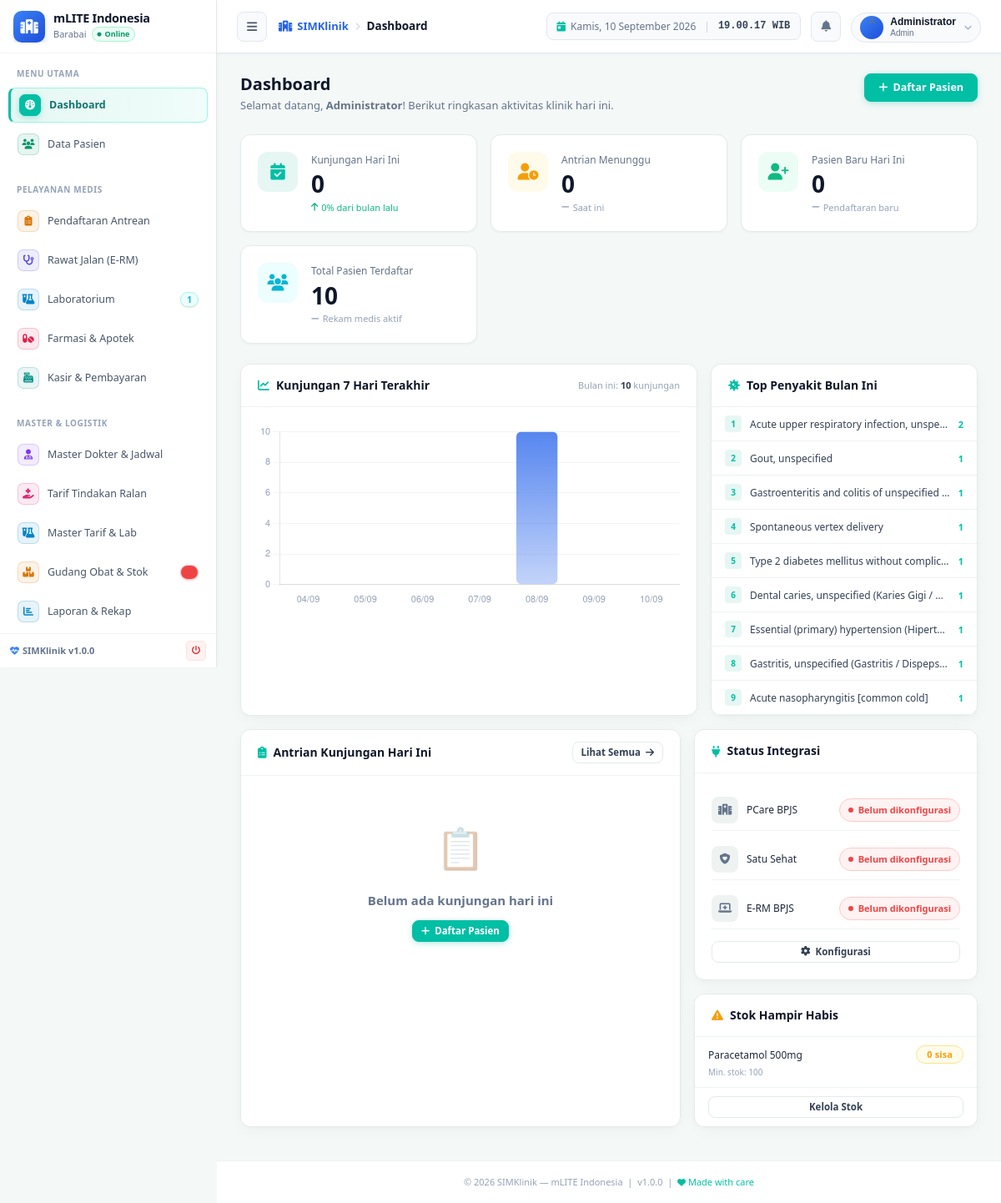
The page /modules/dashboard/index.php (signed in) on the database its author committed.
### tables this page shows
CREATE TABLE IF NOT EXISTS `penyakit` (
  `kd_penyakit` varchar(10) NOT NULL,
  `nm_penyakit` varchar(250) DEFAULT NULL,
  `ciri_ciri` text,
  `keterangan` varchar(60) DEFAULT NULL,
  `kd_ktg` varchar(8) DEFAULT NULL,
  `status` enum('Menular','Tidak Menular') NOT NULL,
  PRIMARY KEY (`kd_penyakit`),
  KEY `kd_ktg` (`kd_ktg`),
  KEY `nm_penyakit` (`nm_penyakit`),
  KEY `status` (`status`)
);

### config.php (called while the page is built, shortened)
<?php
function is_logged_in(): bool {
    return isset($_SESSION['user_id']) && !empty($_SESSION['user_id']);
}
function current_user(): ?array {
    return [
        'id'       => $_SESSION['user_id'],
        'username' => $_SESSION['username'] ?? '',
        'fullname' => $_SESSION['fullname'] ?? '',
        'role'     => $_SESSION['user_role'] ?? 'user',
        'avatar'   => $_SESSION['avatar'] ?? '',
    ];
}

### includes/functions.php (called while the page is built, shortened)
<?php
function stat_kunjungan_hari_ini(): int {
    global $conn;
    $today  = date('Y-m-d');
    $result = $conn->query("SELECT COUNT(*) as total FROM reg_periksa WHERE tgl_registrasi = '$today'");
    return $result ? (int)$result->fetch_assoc()['total'] : 0;
}
function stat_pasien_baru_hari_ini(): int {
    global $conn;
    $today  = date('Y-m-d');
    $result = $conn->query("SELECT COUNT(*) as total FROM pasien WHERE tgl_daftar = '$today'");
    return $result ? (int)$result->fetch_assoc()['total'] : 0;
}
function stat_total_pasien(): int {
    global $conn;
    $result = $conn->query("SELECT COUNT(*) as total FROM pasien");
    return $result ? (int)$result->fetch_assoc()['total'] : 0;
}
function stat_antrian_menunggu(): int {
    global $conn;
    $today  = date('Y-m-d');
    $result = $conn->query("SELECT COUNT(*) as total FROM reg_periksa WHERE tgl_registrasi = '$today' AND stts = 'Belum'");
    return $result ? (int)$result->fetch_assoc()['total'] : 0;
}
function stat_kunjungan_mingguan(): array {
    global $conn;
    $data = [];
    for ($i = 6; $i >= 0; $i--) {
        $date   = date('Y-m-d', strtotime("-$i days"));
        $label  = date('d/m', strtotime($date));
        $result = $conn->query("SELECT COUNT(*) as total FROM reg_periksa WHERE tgl_registrasi = '$date'");
        $total  = $result ? (int)$result->fetch_assoc()['total'] : 0;
        $data[] = ['label' => $label, 'total' => $total];
    }
    return $data;
}
function stat_10_besar_penyakit(): array {
    global $conn;
    $month  = date('Y-m');
    $result = $conn->query("
        SELECT p.kd_penyakit, p.nm_penyakit, COUNT(*) as total
        FROM diagnosa_pasien dp
        JOIN reg_periksa r ON dp.no_rawat = r.no_rawat
        JOIN penyakit p ON dp.kd_penyakit = p.kd_penyakit
        WHERE DATE_FORMAT(r.tgl_registrasi, '%Y-%m') = '$month'
          AND dp.kd_penyakit IS NOT NULL
          AND dp.kd_penyakit != ''
          AND dp.kd_penyakit != '-'
          AND TRIM(dp.kd_penyakit) != ''
          AND p.kd_penyakit IS NOT NULL
          AND p.kd_penyakit != ''
          AND p.kd_penyakit != '-'
          AND TRIM(p.kd_penyakit) != ''
          AND p.nm_penyakit IS NOT NULL
          AND TRIM(p.nm_penyakit) != ''
          AND TRIM(p.nm_penyakit) != '-'
        GROUP BY dp.kd_penyakit
        ORDER BY total DESC
        LIMIT 10
    ");
    $rows = [];
    if ($result) {
        while ($row = $result->fetch_assoc()) {
            $rows[] = $row;
        }
    }
    return $rows;
}
function get_stok_hampir_habis(int $limit = 5): array {
    global $conn;
    $result = $conn->query("
        SELECT db.nama_brng, db.stokminimal,
               COALESCE(SUM(gb.stok), 0) as stok_total
        FROM databarang db
        LEFT JOIN gudangbarang gb ON db.kode_brng = gb.kode_brng
        WHERE db.status = '1'
        GROUP BY db.kode_brng
        HAVING stok_total <= db.stokminimal
        ORDER BY stok_total ASC
        LIMIT $limit
    ");
    $rows = [];
    if ($result) {
        while ($row = $result->fetch_assoc()) {
            $rows[] = $row;
        }
    }
    return $rows;
}

### modules/dashboard/index.php (the view, shortened to what this page needs)
<?php
require_once dirname(__DIR__, 2) . '/config.php';
require_once dirname(__DIR__, 2) . '/includes/functions.php';
$stat_kunjungan   = stat_kunjungan_hari_ini();
$stat_pasien_baru = stat_pasien_baru_hari_ini();
$stat_total       = stat_total_pasien();
$stat_antrian     = stat_antrian_menunggu();
$kunjungan_list   = get_kunjungan_hari_ini(8);
$stok_hampir      = get_stok_hampir_habis(5);
$top_penyakit     = stat_10_besar_penyakit();
$weekly_data      = stat_kunjungan_mingguan();
$bulan_ini  = date('Y-m');
$bulan_lalu = date('Y-m', strtotime('-1 month'));
$r1 = $conn->query("SELECT COUNT(*) as t FROM reg_periksa WHERE DATE_FORMAT(tgl_registrasi,'%Y-%m') = '$bulan_ini'");
$r2 = $conn->query("SELECT COUNT(*) as t FROM reg_periksa WHERE DATE_FORMAT(tgl_registrasi,'%Y-%m') = '$bulan_lalu'");
$bulan_ini_total  = $r1 ? (int)$r1->fetch_assoc()['t'] : 0;
$bulan_lalu_total = $r2 ? (int)$r2->fetch_assoc()['t'] : 0;
$pct_change = $bulan_lalu_total > 0 ? round((($bulan_ini_total - $bulan_lalu_total) / $bulan_lalu_total) * 100) : 0;
$pcare_url      = ($conn->query("SELECT value FROM mlite_settings WHERE module='pcare' AND field='usernameICare' LIMIT 1")->fetch_assoc()['value'] ?? '');
$satu_sehat_org = ($conn->query("SELECT value FROM mlite_settings WHERE module='satu_sehat' AND field='organizationid' LIMIT 1")->fetch_assoc()['value'] ?? '');
$bpjs_emr_id    = ($conn->query("SELECT value FROM mlite_settings WHERE module='bpjs_emr' AND field='consid' LIMIT 1")->fetch_assoc()['value'] ?? '');
include dirname(__DIR__, 2) . '/includes/header.php';
?>
<div class="page-header">
  <div>
    <h1 class="page-title">Dashboard</h1>
    <p class="page-subtitle">
      Selamat datang, <strong><?= htmlspecialchars(explode(' ', $user['fullname'])[0]) ?></strong>!
      Berikut ringkasan aktivitas klinik hari ini.
    </p>
  </div>
  <div class="page-actions">
    <a href="<?= BASE_URL ?>modules/pendaftaran/tambah.php" class="btn btn-primary">
      <i class="fas fa-plus"></i> Daftar Pasien
    </a>
  </div>
</div>
<div class="stats-grid">
  <div class="stat-card">
    <div class="stat-icon blue"><i class="fas fa-calendar-check"></i></div>
    <div class="stat-content">
      <div class="stat-label">Kunjungan Hari Ini</div>
      <div class="stat-value"><?= number_format($stat_kunjungan) ?></div>
      <div class="stat-change <?= $pct_change >= 0 ? 'up' : 'down' ?>">
        <i class="fas fa-arrow-<?= $pct_change >= 0 ? 'up' : 'down' ?>"></i>
        <?= abs($pct_change) ?>% dari bulan lalu
      </div>
    </div>
  </div>
  <div class="stat-card">
    <div class="stat-icon orange"><i class="fas fa-user-clock"></i></div>
    <div class="stat-content">
      <div class="stat-label">Antrian Menunggu</div>
      <div class="stat-value"><?= number_format($stat_antrian) ?></div>
      <div class="stat-change flat">
        <i class="fas fa-minus"></i> Saat ini
      </div>
    </div>
  </div>
  <div class="stat-card">
    <div class="stat-icon green"><i class="fas fa-user-plus"></i></div>
    <div class="stat-content">
      <div class="stat-label">Pasien Baru Hari Ini</div>
      <div class="stat-value"><?= number_format($stat_pasien_baru) ?></div>
      <div class="stat-change flat">
        <i class="fas fa-minus"></i> Pendaftaran baru
      </div>
    </div>
  </div>
  <div class="stat-card">
    <div class="stat-icon teal"><i class="fas fa-users"></i></div>
    <div class="stat-content">
      <div class="stat-label">Total Pasien Terdaftar</div>
      <div class="stat-value"><?= number_format($stat_total) ?></div>
      <div class="stat-change flat">
        <i class="fas fa-minus"></i> Rekam medis aktif
      </div>
    </div>
  </div>
</div>
<div style="display:grid;grid-template-columns:1fr 320px;gap:16px;margin-bottom:16px;">
  <div class="card">
    <div class="card-header">
      <div class="card-title">
        <i class="fas fa-chart-line"></i> Kunjungan 7 Hari Terakhir
      </div>
      <span style="font-size:11px;color:var(--gray-400);">
        Bulan ini: <strong style="color:var(--gray-700);"><?= $bulan_ini_total ?></strong> kunjungan
      </span>
    </div>
    <div class="card-body" style="padding-bottom:16px;">
      <div class="chart-wrapper" style="height:220px;">
        <canvas id="chartKunjungan"></canvas>
      </div>
    </div>
  </div>
  <div class="card">
    <div class="card-header">
      <div class="card-title">
        <i class="fas fa-virus"></i> Top Penyakit Bulan Ini
      </div>
    </div>
    <div class="card-body" style="padding:0;">
      <?php if (empty($top_penyakit)): ?>
        <div class="empty-state" style="padding:24px;">
          <div class="empty-state-icon" style="font-size:28px;">📊</div>
          <div class="empty-state-title">Belum ada data</div>
        </div>
      <?php else: ?>
        <?php foreach ($top_penyakit as $i => $p): ?>
          <div style="display:flex;align-items:center;gap:10px;padding:10px 16px;border-bottom:1px solid var(--gray-100);">
            <span style="width:20px;height:20px;background:var(--primary-50);color:var(--primary-600);border-radius:4px;display:flex;align-items:center;justify-content:center;font-size:10px;font-weight:700;flex-shrink:0;"><?= $i + 1 ?></span>
            <div style="flex:1;min-width:0;">
              <div style="font-size:12px;font-weight:500;color:var(--gray-700);overflow:hidden;text-overflow:ellipsis;white-space:nowrap;"><?= htmlspecialchars($p['nm_penyakit']) ?></div>
            </div>
            <span style="font-size:11px;font-weight:700;color:var(--primary-600);flex-shrink:0;"><?= $p['total'] ?></span>
          </div>
        <?php endforeach; ?>
      <?php endif; ?>
    </div>
  </div>
</div>
<div style="display:grid;grid-template-columns:1fr 340px;gap:16px;margin-bottom:16px;">
  <div class="card">
    <div class="card-header">
      <div class="card-title">
        <i class="fas fa-clipboard-list"></i> Antrian Kunjungan Hari Ini
      </div>
      <a href="<?= BASE_URL ?>modules/pendaftaran/index.php" class="btn btn-sm btn-outline">
        Lihat Semua <i class="fas fa-arrow-right"></i>
      </a>
    </div>
    <div class="card-body" style="padding:0;">
      <?php if (empty($kunjungan_list)): ?>
        <div class="empty-state">
          <div class="empty-state-icon">📋</div>
          <div class="empty-state-title">Belum ada kunjungan hari ini</div>
          <div class="empty-state-desc">
            <a href="<?= BASE_URL ?>modules/pendaftaran/tambah.php" class="btn btn-primary btn-sm" style="margin-top:8px;">
              <i class="fas fa-plus"></i> Daftar Pasien
            </a>
          </div>
        </div>
      <?php endif; ?>
    </div>
  </div>
  <div style="display:flex;flex-direction:column;gap:16px;">
    <div class="card">
      <div class="card-header">
        <div class="card-title"><i class="fas fa-plug"></i> Status Integrasi</div>
      </div>
      <div class="card-body" style="display:flex;flex-direction:column;gap:10px;">
        <?php
        $integrations = [
          ['label' => 'PCare BPJS',    'icon' => 'fa-hospital',       'connected' => !empty($pcare_url)],
          ['label' => 'Satu Sehat',    'icon' => 'fa-shield-heart',   'connected' => !empty($satu_sehat_org)],
          ['label' => 'E-RM BPJS',     'icon' => 'fa-laptop-medical', 'connected' => !empty($bpjs_emr_id)],
        ];
        foreach ($integrations as $int):
        ?>
          <div style="display:flex;align-items:center;justify-content:space-between;padding:8px 0;border-bottom:1px solid var(--gray-100);">
            <div style="display:flex;align-items:center;gap:10px;">
              <div style="width:32px;height:32px;background:var(--gray-100);border-radius:8px;display:flex;align-items:center;justify-content:center;">
                <i class="fas <?= $int['icon'] ?>" style="color:var(--gray-500);font-size:13px;"></i>
              </div>
              <span style="font-size:12px;font-weight:500;"><?= $int['label'] ?></span>
            </div>
            <?php if ($int['connected']): ?>
              <span class="integration-badge connected"><span class="dot"></span>Terhubung</span>
            <?php else: ?>
              <span class="integration-badge disconnected"><span class="dot"></span>Belum dikonfigurasi</span>
            <?php endif; ?>
          </div>
        <?php endforeach; ?>
        <a href="<?= BASE_URL ?>modules/settings/index.php" class="btn btn-outline btn-sm" style="margin-top:4px;width:100%;justify-content:center;">
          <i class="fas fa-cog"></i> Konfigurasi
        </a>
      </div>
    </div>
    <div class="card">
      <div class="card-header">
        <div class="card-title"><i class="fas fa-exclamation-triangle" style="color:var(--warning);"></i> Stok Hampir Habis</div>
      </div>
      <div class="card-body" style="padding:0;">
        <?php if (empty($stok_hampir)): ?>
          <div class="empty-state" style="padding:20px;">
            <div class="empty-state-icon" style="font-size:24px;">✅</div>
            <div class="empty-state-title">Stok aman</div>
          </div>
        <?php else: ?>
          <?php foreach ($stok_hampir as $s): ?>
            <div style="padding:10px 16px;border-bottom:1px solid var(--gray-100);">
              <div style="display:flex;align-items:center;justify-content:space-between;gap:8px;">
                <div style="font-size:12px;font-weight:500;flex:1;overflow:hidden;text-overflow:ellipsis;white-space:nowrap;">
                  <?= htmlspecialchars($s['nama_brng']) ?>
                </div>
                <span class="badge badge-warning"><?= $s['stok_total'] ?> sisa</span>
              </div>
              <div style="font-size:10px;color:var(--gray-400);margin-top:2px;">
                Min. stok: <?= $s['stokminimal'] ?>
              </div>
            </div>
          <?php endforeach; ?>
          <div style="padding:10px 16px;">
            <a href="<?= BASE_URL ?>modules/farmasi/stok.php" class="btn btn-sm btn-outline" style="width:100%;justify-content:center;">
              Kelola Stok
            </a>
          </div>
        <?php endif; ?>
      </div>
    </div>
  </div>
</div>
<script>
document.addEventListener('DOMContentLoaded', () => {
  const ctx = document.getElementById('chartKunjungan')?.getContext('2d');
  if (!ctx) return;
  const labels  = <?= json_encode(array_column($weekly_data, 'label')) ?>;
  const data    = <?= json_encode(array_column($weekly_data, 'total')) ?>;
  const maxVal  = Math.max(...data, 1);
  new Chart(ctx, {
    type: 'bar',
    data: {
      labels,
      datasets: [{
        label: 'Kunjungan',
        data,
        backgroundColor: (ctx) => {
          const g = ctx.chart.ctx.createLinearGradient(0, 0, 0, 220);
          g.addColorStop(0, 'rgba(37,99,235,0.8)');
          g.addColorStop(1, 'rgba(37,99,235,0.2)');
          return g;
        },
        borderRadius: 6,
        borderSkipped: false,
      }]
    },
    options: {
      responsive: true,
      maintainAspectRatio: false,
      plugins: {
        legend: { display: false },
        tooltip: {
          callbacks: {
            label: ctx => ` ${ctx.parsed.y} kunjungan`
          }
        }
      },
      scales: {
        y: {
          beginAtZero: true,
          grid: { color: '#f1f5f9' },
          ticks: {
            color: '#94a3b8',
            font: { size: 11 },
            stepSize: Math.ceil(maxVal / 5) || 1
          }
        },
        x: {
          grid: { display: false },
          ticks: { color: '#94a3b8', font: { size: 11 } }
        }
      }
    }
  });
});
</script>
<?php include dirname(__DIR__, 2) . '/includes/footer.php'; ?>

### rows shown on the page
penyakit: nm_penyakit "Acute upper respiratory infection, unspe…", total "2"
penyakit: nm_penyakit "Gout, unspecified", total "1"
penyakit: nm_penyakit "Gastroenteritis and colitis of unspecified…", total "1"
penyakit: nm_penyakit "Spontaneous vertex delivery", total "1"
penyakit: nm_penyakit "Type 2 diabetes mellitus without complic…", total "1"
penyakit: nm_penyakit "Dental caries, unspecified (Karies Gigi /…", total "1"
penyakit: nm_penyakit "Essential (primary) hypertension (Hipert…", total "1"
penyakit: nm_penyakit "Gastritis, unspecified (Gastritis / Dispepsia)", total "1"
penyakit: nm_penyakit "Acute nasopharyngitis [common cold]", total "1"

### other values the page prints
INSTANSI_NAMA "mLITE Indonesia"
INSTANSI_KOTA "Barabai"
$sec['title'] "MENU UTAMA"
$item['label'] "Dashboard"
$item['label'] "Data Pasien"
$sec['title'] "PELAYANAN MEDIS"
$item['label'] "Pendaftaran Antrean"
$item['label'] "Rawat Jalan (E-RM)"
$item['label'] "Laboratorium"
$item['badge'] "1"
$item['label'] "Farmasi & Apotek"
$item['label'] "Kasir & Pembayaran"
$sec['title'] "MASTER & LOGISTIK"
$item['label'] "Master Dokter & Jadwal"
$item['label'] "Tarif Tindakan Ralan"
